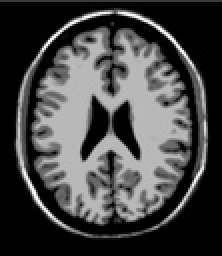
%> input picture Images/t1.jpg, 111 x 128 px, shrunk from 460 x 532 before the run (shown 2 times larger)
$ octave demo2.m   (GNU Octave 9; MATLAB toolbox functions it lacks are replaced by stand-ins)
%> lines starting %> are read from the running program, lines starting %| are printed output that depends on the picture
%> further down, image is the input picture: size 128x111x3 uint8; min 0, max 255, mean 68.9
### FCM_S/fcms.m
function [center, U] = fcms(data, cluster_n)
%> called with cluster_n = 3
    [row, col] = size(data);
%> row = 128; col = 111
    U = rand(row, col, cluster_n);
    dep_sum = sum(U, 3);
    dep_sum = repmat(dep_sum, [1,1, cluster_n]);
    U = U./dep_sum;

    Up = zeros(row, col, cluster_n);

    b_field=repmat(0.01,[row,col]);

    m=2;            %weighting exponent
    epsilon=0.01;   %termination criterion
    maxit=10;   %maximum iterations
    Nr =8;          %number of neighbours
    Ne=[-1 -1; -1  0; -1  1; 0 -1;  0  1; 1 -1;  1  0;  1  1]; %neighbour coordinates of a pixel
    alpha=0.85;
    gamma=zeros(cluster_n,1);
    D = zeros(cluster_n,1);

    center = zeros(cluster_n,1);
    center_old=zeros(size(center));

    % [5 lines of commented-out code are left out]
    center=[0.42;0.56;0.68];

    itt=0;
    while((sum(sum((center-center_old).^2))>=epsilon)&&(itt<=maxit))
        itt=itt+1;

        nom=zeros(cluster_n,1);
        den=zeros(cluster_n);

        %Unow = zeros(size(U));
        for i=1:row
           for j=1:col
                x=min(max(i,2),row-1);
                y=min(max(j,2),col-1);
                Nx=repmat(x,[Nr 1])+Ne(:,1);
                Ny=repmat(y,[Nr 1])+Ne(:,2);

                for k=1:cluster_n
                    for a=1:Nr
                        gamma(k,1)=gamma(k,1)+((data(Nx(a),Ny(a))-b_field(Nx(a),Ny(a)))-center(k,1))^2;
                    end
                    D(k,1) = sum( (data(i,j)-b_field(i,j)-center(k,:)).^2 );
                end


                 % step 3a, update the prototypes (means) of the clusters
                nck=0;
                for a=1:Nr
                    nck=nck+(data(Nx(a),Ny(a))-b_field(Nx(a),Ny(a)));
                end

                s = (data(i,j)-b_field(i,j)) + (alpha / Nr)*nck;

            % step 2, Calculate robust partition matrix
            for ii=1:cluster_n
                dent=0;
                a = D(ii) + (alpha /Nr) * gamma(ii);
                for jj=1:cluster_n
                    b = D(jj) + (alpha /Nr) * gamma(jj);
                    if(abs(b)<eps), b= eps; end
                    dent = dent + (a/b)^(1/(m-1));
                end
                if(abs(dent)<eps), dent=eps; end
                U(i,j, ii) = 1 / dent; Up(i,j,ii) = U(i,j,ii).^m;

                % step 3b, update the prototypes (means) of the clusters
                nom(ii,:)=nom(ii,:)+Up(i,j,ii)*s;
                den(ii)=den(ii)+Up(i,j,ii);
            end
          end
        end

        center_old=center;
        for i=1:cluster_n
            if(abs(den(i))<eps), den(i)=eps; end
            center(i,:)=nom(i,:)/((1+alpha)*den(i));
        end

        % step 4, Estimate the (new) Bias-Field
        for i=1:row
            for j=1:col
                nomt=0;
                dent=0;
                for k=1:cluster_n
                    nomt=nomt+Up(i,j,k)*center(k,1);
                    dent=dent+Up(i,j,k);
                end
                if(abs(dent)<eps), dent=eps; end
                b_field(i,j)=data(i,j) - nomt/dent;
            end
        end
    end
%> this loop made 2 passes
%> center_old on pass 2: [68.9; 68.88; 68.87]
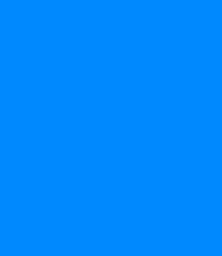
%> Up: size 128x111x3 double (shown 2 times larger); mean R, G, B 0.111, 0.111, 0.111; drawn with min black and max white
%> after the loop, D = [0.000253; 6.2e-07; 0.000225]; center = [68.88; 68.88; 68.88]; den = [1573.2 0 0; 1578.9 0 0; 1583.9 0 0]; gamma = [1.19e+09; 1.19e+09; 1.19e+09]; itt = 2; nom = [200472.9; 201207.3; 201838.8]
end

### FCM_S/demo2.m
clear,clc,close all;
image=imread('C:\Users\Shivankshi Tyagi\Desktop\Image processing\Image Processing using type 2 fuzzy theory\New folder\fcm\Fuzzy-Clustering\Images\t1.jpg');
data=double(rgb2gray(image));
cluster_n = 3;
[ center,U ] = fcms( data, cluster_n );
%> center = [68.88; 68.88; 68.88]
figure;
imshow(data,[]);
figure;

for i=1:cluster_n
    subplot(2,2,i);

    imshow(U(:,:,i),[]);
end
%> this loop made 3 passes
%> pass 1, `imshow(U(:,:,i),[]);`:
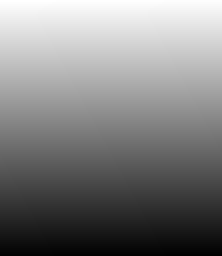
%> displayed picture: size 128x111, on the screen's scale of 0 to 255 (shown 2 times larger); min 0, max 255, mean 127.4
%> pass 2, `imshow(U(:,:,i),[]);`:
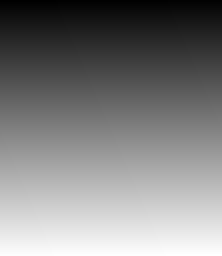
%> displayed picture: size 128x111, on the screen's scale of 0 to 255 (shown 2 times larger); min 0, max 255, mean 127.5
%> after the loop:
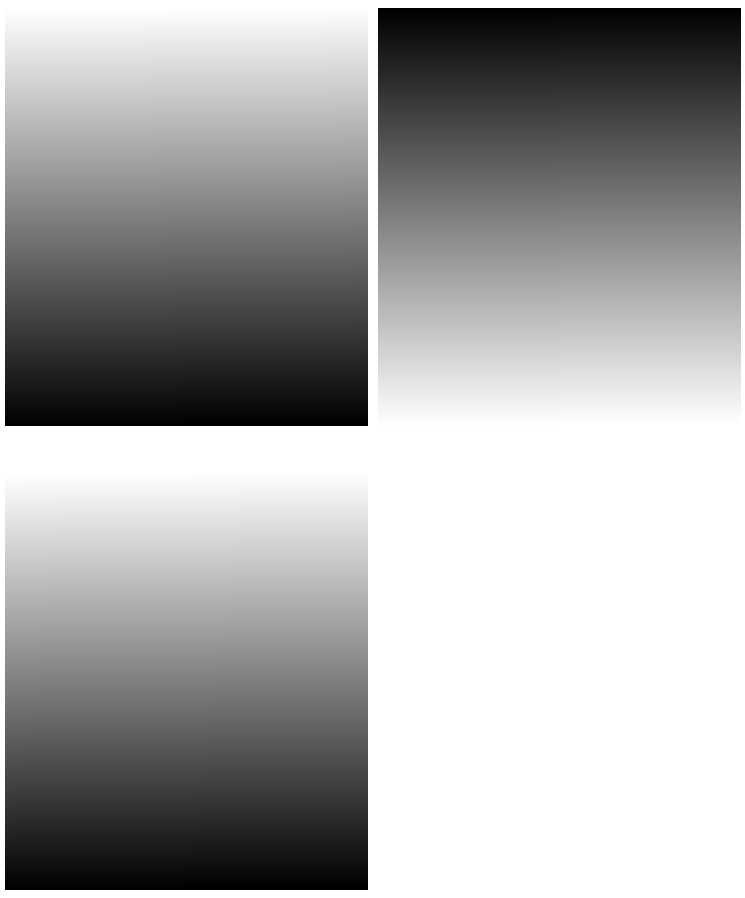
%> figure redrawn from the program's plot data, 3 panels
